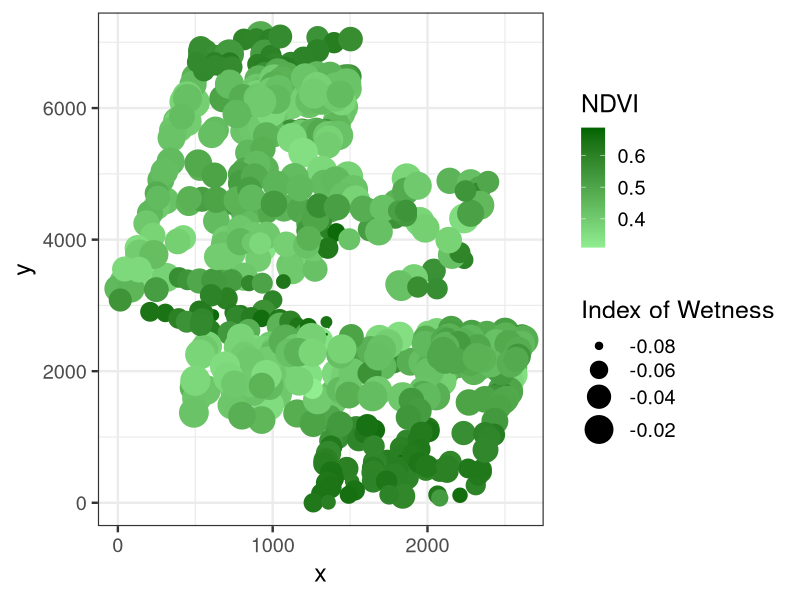

R code for this plot: (Note: this script raises an error after producing the figure.)
######################################################################
##### Code for Calculating a Corrected SE using Moran's I in SEM
##### covering Composite Variables & Advanced Topics
#####
##### Jarrett E.K. Byrnes
#####
##### Last Modified 1/13/15
######################################################################



## @knitr load-data
# Boreality data from http://www.highstat.com/book2.htm
# Mixed Effects Models and Extensions in Ecology with R (2009). 
# Zuur, Ieno, Walker, Saveliev and Smith. Springer
boreal <- read.table("./Boreality.txt", header=T)

## @knitr visualize
#Let's look at the spatial structure
library(ggplot2)

qplot(x, y, data=boreal, size=Wet, color=NDVI) +
  theme_bw(base_size=18) + 
  scale_size_continuous("Index of Wetness", range=c(0,10)) + 
  scale_color_gradient("NDVI", low="lightgreen", high="darkgreen")


## @knitr sem-model
library(lavaan)

# A simple model where NDVI is determined
# by nTot, temperature, and Wetness
# and nTot is related to temperature
borModel <- '
  NDVI ~ nTot + T61 + Wet 
  nTot ~ T61
'

#note meanstructure=T to obtain intercepts
borFit <- sem(borModel, data=boreal, meanstructure=T)

## @knitr residuals
# residuals are key for the analysis
borRes <- as.data.frame(residuals(borFit, "casewise"))



## @knitr residual-analysis
#raw visualization of NDVI residuals
qplot(x, y, data=boreal, color=borRes$NDVI, size=I(5)) +
  theme_bw(base_size=17) + 
  scale_color_gradient("NDVI Residual", low="blue", high="yellow")

qplot(x, y, data=boreal, color=borRes$NDVI>0, size=I(5)) +
  theme_bw(base_size=17) + 
  scale_color_manual("NDVI Residual >0", values=c("blue", "red"))



## @knitr generate-spatial-weight-matrix
#Evaluate Spatial Residuals
#First create a distance matrix
library(ape)
distMat <- as.matrix(dist(cbind(boreal$x, boreal$y)))

#invert this matrix for weights
distsInv <- 1/distMat
diag(distsInv) <- 0

## @knitr moran_i_ndvi
#calculate Moran's I just for NDVI
mi.ndvi <- Moran.I(borRes$NDVI, distsInv)
mi.ndvi

## @knitr spatial_corrected_sample
#What is our corrected sample size?
n.ndvi <- nrow(boreal)*(1-mi.ndvi$observed)/(1+mi.ndvi$observed)


## @knitr spatial_corrected_se
#Where did we get the SE from?
sqrt(diag(vcov(borFit)))

#New SE
ndvi.var <- diag(vcov(borFit))[1:3]

ndvi.se <- sqrt(ndvi.err*nrow(boreal)/n.ndvi)

ndvi.se


#compare to old SE
sqrt(diag(vcov(borFit)))[1:3]


## @knitr spatial_corrected_z
#new z values
z <- coef(borFit)[1:3]/ndvi.se

2*pnorm(abs(z), lower.tail=F)


summary(borFit, standardized=T)
